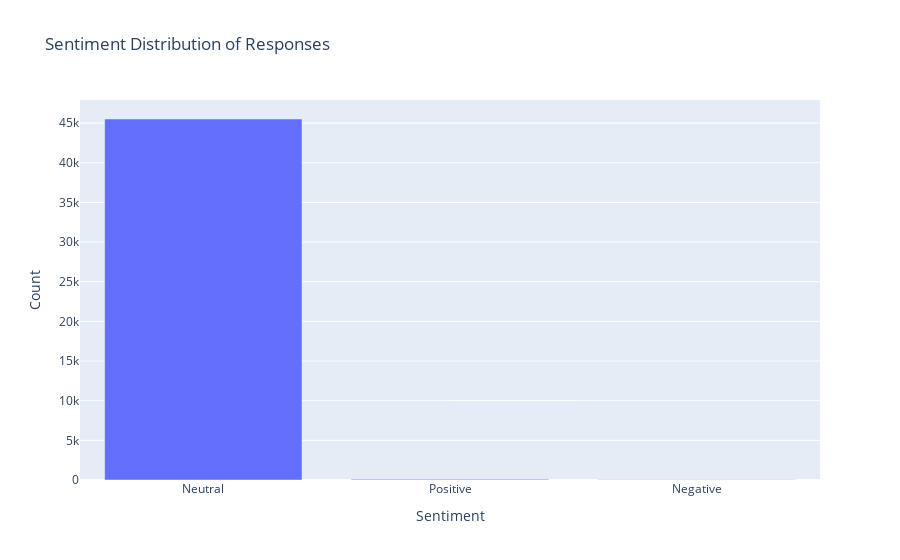

The cell this chart's notebook holds for it:
### Code cell
from textblob import TextBlob
import plotly.express as px

# Sentiment analysis of KccAns
df['Sentiment'] = df['KccAns'].apply(lambda x: TextBlob(str(x)).sentiment.polarity)

# Classify sentiment into categories
df['Sentiment Category'] = df['Sentiment'].apply(lambda x: 'Positive' if x > 0 else ('Negative' if x < 0 else 'Neutral'))

# Plot Sentiment Distribution using Plotly
sentiment_counts = df['Sentiment Category'].value_counts().reset_index()
sentiment_counts.columns = ['Sentiment', 'Count']

fig = px.bar(sentiment_counts, x='Sentiment', y='Count', title="Sentiment Distribution of Responses")
fig.show()

### Figure 1 — Plotly figure (JSON) as saved in the notebook; plotly's stock layout.template omitted (floating-point values rounded to 4 significant figures)
{"data": [{"hovertemplate": "Sentiment=%{x}<br>Count=%{y}<extra></extra>", "legendgroup": "", "marker": {"color": "#636efa", "pattern": {"shape": ""}}, "name": "", "orientation": "v", "showlegend": false, "textposition": "auto", "type": "bar", "x": ["Neutral", "Positive", "Negative"], "xaxis": "x", "y": [45510, 79, 38], "yaxis": "y"}], "layout": {"barmode": "relative", "legend": {"tracegroupgap": 0}, "title": {"text": "Sentiment Distribution of Responses"}, "xaxis": {"anchor": "y", "domain": [0, 1], "title": {"text": "Sentiment"}}, "yaxis": {"anchor": "x", "domain": [0, 1], "title": {"text": "Count"}}}}
